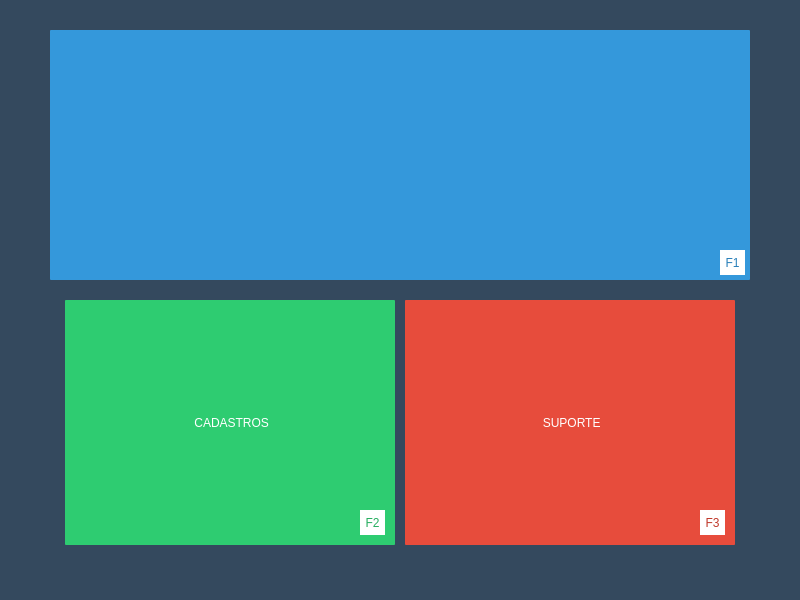
<?xml version="1.0" encoding="UTF-8"?>
<ui version="4.0">
 <class>store</class>
 <widget class="QMainWindow" name="store">
  <property name="geometry">
   <rect>
    <x>0</x>
    <y>0</y>
    <width>800</width>
    <height>600</height>
   </rect>
  </property>
  <property name="minimumSize">
   <size>
    <width>800</width>
    <height>600</height>
   </size>
  </property>
  <property name="maximumSize">
   <size>
    <width>800</width>
    <height>600</height>
   </size>
  </property>
  <property name="windowTitle">
   <string>Wefix Store™</string>
  </property>
  <property name="windowIcon">
   <iconset resource="imgs.qrc">
    <normaloff>:/Imgs/UI/PNG/icon.png</normaloff>:/Imgs/UI/PNG/icon.png</iconset>
  </property>
  <property name="styleSheet">
   <string notr="true">background-color:#34495e;
color:#fff;
font: 14pt &quot;Roboto&quot;;
</string>
  </property>
  <widget class="QWidget" name="centralwidget">
   <widget class="QPushButton" name="btn_pdv">
    <property name="geometry">
     <rect>
      <x>50</x>
      <y>30</y>
      <width>700</width>
      <height>250</height>
     </rect>
    </property>
    <property name="cursor">
     <cursorShape>PointingHandCursor</cursorShape>
    </property>
    <property name="styleSheet">
     <string notr="true">#btn_pdv
{
	background:#3498db;
	border-radius:1px;
}

#btn_pdv:hover
{
	background:#2980b9;
}</string>
    </property>
    <property name="text">
     <string/>
    </property>
    <property name="icon">
     <iconset resource="imgs.qrc">
      <normaloff>:/Imgs/UI/PNG/Store/pdv_btn.png</normaloff>:/Imgs/UI/PNG/Store/pdv_btn.png</iconset>
    </property>
    <property name="iconSize">
     <size>
      <width>510</width>
      <height>140</height>
     </size>
    </property>
    <property name="shortcut">
     <string>F1</string>
    </property>
   </widget>
   <widget class="QPushButton" name="btn_cadastros">
    <property name="geometry">
     <rect>
      <x>65</x>
      <y>300</y>
      <width>330</width>
      <height>245</height>
     </rect>
    </property>
    <property name="cursor">
     <cursorShape>PointingHandCursor</cursorShape>
    </property>
    <property name="styleSheet">
     <string notr="true">#btn_cadastros
{
	background-color:#2ecc71;
	color:#fff;
	border-radius: 1px;
	
	font: 18pt &quot;Roboto&quot;;
}
#btn_cadastros:hover
{
	background-color:#27ae60;
}
</string>
    </property>
    <property name="text">
     <string> CADASTROS</string>
    </property>
    <property name="icon">
     <iconset resource="imgs.qrc">
      <normaloff>:/Imgs/UI/PNG/Store/cadastros_btn.png</normaloff>:/Imgs/UI/PNG/Store/cadastros_btn.png</iconset>
    </property>
    <property name="iconSize">
     <size>
      <width>100</width>
      <height>100</height>
     </size>
    </property>
    <property name="shortcut">
     <string>F2</string>
    </property>
   </widget>
   <widget class="QPushButton" name="btn_suporte">
    <property name="geometry">
     <rect>
      <x>405</x>
      <y>300</y>
      <width>330</width>
      <height>245</height>
     </rect>
    </property>
    <property name="cursor">
     <cursorShape>PointingHandCursor</cursorShape>
    </property>
    <property name="styleSheet">
     <string notr="true">#btn_suporte
{
	background-color:#e74c3c;
	color:#fff;
	border-radius: 1px;
	font: 18pt &quot;Roboto&quot;;
}
#btn_suporte:hover
{
	background-color:#c0392b;
}
</string>
    </property>
    <property name="text">
     <string> SUPORTE</string>
    </property>
    <property name="icon">
     <iconset resource="imgs.qrc">
      <normaloff>:/Imgs/UI/PNG/Store/suporte_btn.png</normaloff>:/Imgs/UI/PNG/Store/suporte_btn.png</iconset>
    </property>
    <property name="iconSize">
     <size>
      <width>100</width>
      <height>100</height>
     </size>
    </property>
    <property name="shortcut">
     <string>F3</string>
    </property>
   </widget>
   <widget class="QPushButton" name="btn_info">
    <property name="geometry">
     <rect>
      <x>710</x>
      <y>555</y>
      <width>20</width>
      <height>20</height>
     </rect>
    </property>
    <property name="styleSheet">
     <string notr="true">#btn_info
{
	background-color:transparent;
	color:#fff;
	border-radius: 1px;
}
#btn_info:hover
{
	background-color:#3498db;
}
</string>
    </property>
    <property name="text">
     <string/>
    </property>
    <property name="icon">
     <iconset resource="imgs.qrc">
      <normaloff>:/Imgs/UI/Icones/Store/info.png</normaloff>:/Imgs/UI/Icones/Store/info.png</iconset>
    </property>
   </widget>
   <widget class="QLabel" name="label">
    <property name="geometry">
     <rect>
      <x>720</x>
      <y>250</y>
      <width>25</width>
      <height>25</height>
     </rect>
    </property>
    <property name="styleSheet">
     <string notr="true">background:#FFF;
color:#2980b9;</string>
    </property>
    <property name="text">
     <string>F1</string>
    </property>
    <property name="alignment">
     <set>Qt::AlignCenter</set>
    </property>
   </widget>
   <widget class="QLabel" name="label_2">
    <property name="geometry">
     <rect>
      <x>360</x>
      <y>510</y>
      <width>25</width>
      <height>25</height>
     </rect>
    </property>
    <property name="styleSheet">
     <string notr="true">background:#FFF;
color: #27ae60;</string>
    </property>
    <property name="text">
     <string>F2</string>
    </property>
    <property name="alignment">
     <set>Qt::AlignCenter</set>
    </property>
   </widget>
   <widget class="QLabel" name="label_3">
    <property name="geometry">
     <rect>
      <x>700</x>
      <y>510</y>
      <width>25</width>
      <height>25</height>
     </rect>
    </property>
    <property name="styleSheet">
     <string notr="true">background:#FFF;
color:#c0392b;</string>
    </property>
    <property name="text">
     <string>F3</string>
    </property>
    <property name="alignment">
     <set>Qt::AlignCenter</set>
    </property>
   </widget>
   <zorder>btn_pdv</zorder>
   <zorder>btn_cadastros</zorder>
   <zorder>btn_suporte</zorder>
   <zorder>btn_info</zorder>
   <zorder>label_2</zorder>
   <zorder>label_3</zorder>
   <zorder>label</zorder>
  </widget>
 </widget>
 <resources>
  <include location="imgs.qrc"/>
 </resources>
 <connections/>
</ui>
